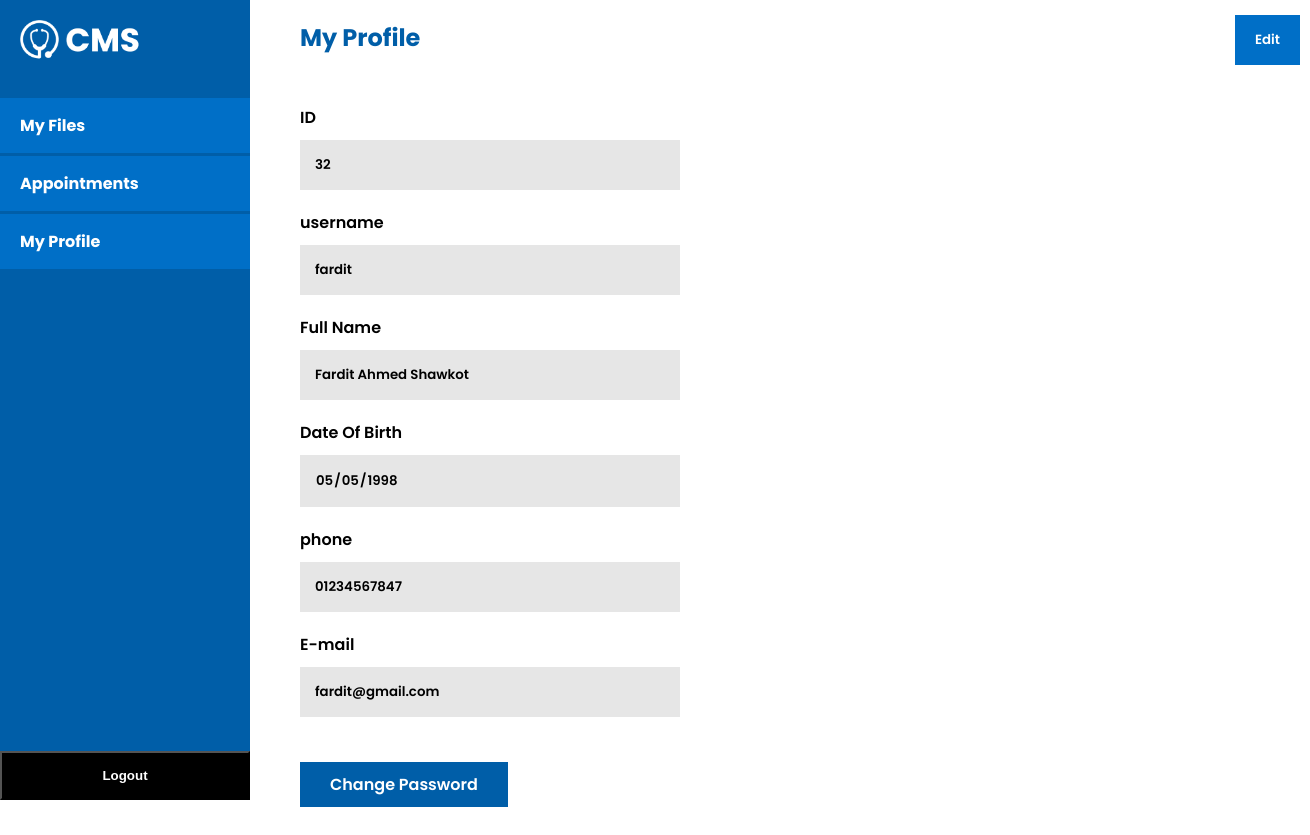
Page /pat_profile.php (signed in) on the committed database.
### tables this page shows
CREATE TABLE `patient` (
  `id` int(5) NOT NULL,
  `username` varchar(50) NOT NULL,
  `Name` varchar(50) NOT NULL,
  `password` varchar(200) NOT NULL,
  `phone` varchar(15) NOT NULL,
  `email` varchar(50) NOT NULL,
  `address` text NOT NULL,
  `dateOfBirth` date NOT NULL
);

### pat_profile.php (the view, shortened to what this page needs)
<?php
require "includes/validation.php";
$id = $username = $name = $dateOfBirth = $spec = $phone = $mail = '';
$sql_name= "select * from patient where ID = ".$_SESSION['userid']." ;";
$result= mysqli_query($conn, $sql_name);
	while($row = mysqli_fetch_assoc($result))
	{
		$id= $row["id"];
		$username = $row['username'];
		$name= $row["Name"];
		$dateOfBirth= $row["dateOfBirth"];
		$phone= $row["phone"];
		$mail= $row["email"];
	}
?>
<!DOCTYPE html>
<html lang="en">
<head>
<link rel="stylesheet" type="text/css" href="StyleSheet/leftNav.css">
<link rel="stylesheet" type="text/css" href="StyleSheet/footer.css">
<link rel="stylesheet" type="text/css" href="StyleSheet/panel.css">
<link rel="stylesheet" type="text/css" href="StyleSheet/common.css">
</head>
<body>
	<?php include 'includes/leftNav_patient.php'; ?>
	<section id="board">
		<h1 class="header">My Profile</h1>
		<button class="add_btn" onclick="edit()">Edit</button>
		<form method="POST">
		<div style="margin-top: 50px">
			<p class="common_label">ID</p>
			<input class="common_inputField" type="text" name="u_id" value="<?php echo $id; ?>" readonly>
		</div>
		<div>
			<p class="common_label">username</p>
			<input class="common_inputField" type="text" name="u_username" value="<?php echo $username; ?>" readonly>
		</div>
		<div>
			<p class="common_label">Full Name</p>
			<input class="info common_inputField" type="text" name="u_name" value="<?php echo $name; ?>" readonly>
		</div>
		<div>
			<p class="common_label">Date Of Birth</p>
			<input class="info common_inputField" type="date" name="u_dob" value="<?php echo $dateOfBirth; ?>" readonly>
		</div>
		<div>
			<p class="common_label">phone</p>
			<input class="info common_inputField" type="text" name="u_phone" value="<?php echo $phone; ?>" readonly>
		</div>
		<div>
			<p class="common_label">E-mail</p>
			<input class="common_inputField" type="text" name="u_mail" value="<?php echo $mail; ?>" readonly>
		</div>
		<br>
	</form>
	<a href="changePass.php"><button class="common_btn" style="margin-top: 20px;  margin-bottom: 60px">Change Password</button></a>
	</section>
</body>
</html>

### StyleSheet/panel.css (style rules this page uses)
* { padding: 0px; margin: 0px; }
body { font-family: 'Poppins', sans-serif; scroll-behavior: smooth; }
#board { width: 1000px; height: 100vh; margin-left: 300px; }
.header { padding-top: 20px; color: #005EA8; }
.add_btn { background-color: #006FC7; padding: 15px 20px; border: none; color: white; font-weight: 600; position: relative; top: -40px; float: right; font-family: 'Poppins', sans-serif; cursor: pointer; }

### StyleSheet/common.css (style rules this page uses)
* { margin: 0; padding: 0; }
body { font-family: 'Poppins', sans-serif; scroll-behavior: smooth; }
.common_inputField { font-weight: 600; font-family: 'Poppins', sans-serif; background-color: #E6E6E6; padding: 15px; display: block; margin-top: 10px; border: none; width:350px; }
.common_btn { font-size: 16px; font-weight: 600; background-color: #005EA8; padding: 10px 30px; border: none; font-family: 'Poppins', sans-serif; color: white; cursor: pointer; }
.common_label { font-weight: 600; margin-top: 20px; }

### rows in the picture
patient: u_id "32", u_username "fardit", u_name "Fardit Ahmed Shawkot", u_dob "05/05/1998", u_phone "01234567847", u_mail "fardit@gmail.com"
